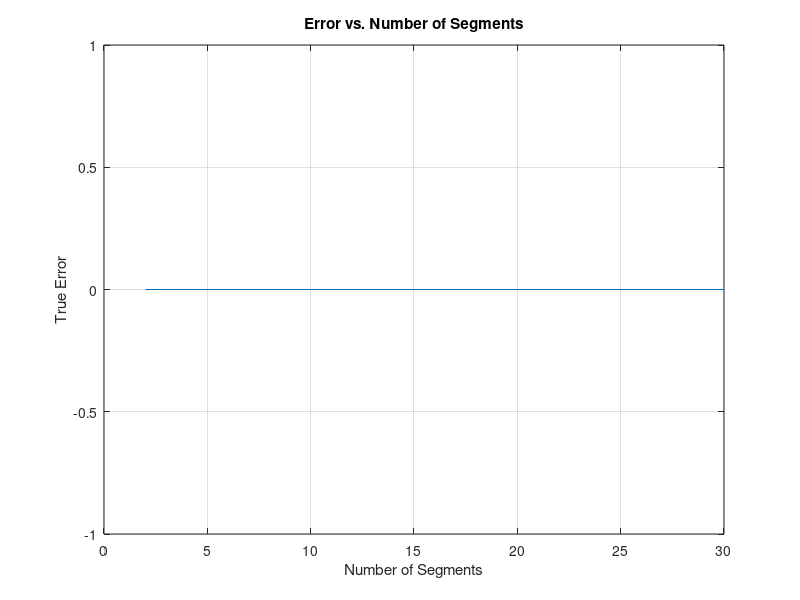

The MATLAB source for this figure:
f = @(x) 2000 * log(140000 / (140000 - 2100 * x)) - 9.8 * x;

a = input("Lower Limit (a): ");
b = input("Upper Limit (b): ");

exval = quad(f, a, b);

segments = [2, 4, 6, 8, 10, 30];
terrors = zeros(size(segments));
apval = zeros(size(segments));
aerror = zeros(size(segments));

for i = 1:length(segments)
    n = segments(i);
    h = (b - a) / n;
    tem = 0;

    for j = 1:n-1
        tem = tem + f(a + j * h);
    end

    apval(i) = (h / 2) * (f(a) + 2 * tem + f(b));
    terrors(i) = exval-apval(i);
    aerror(i) = abs(terrors(i)/exval)*100;

end

printf("Exact Value is: %.2f m\n", exval);

for i = 1:length(segments)
    printf("Segment Value(n): %d \n",segments(i));
    printf("Approximate Value: %.2f m\n",apval(i));
    printf("True Error Value: %.2f \n",terrors(i));
    printf("Absoulate True Error Value: %.2f%%\n",aerror(i));
end

figure;
plot(segments, abs(terrors));
title('Error vs. Number of Segments');
xlabel('Number of Segments');
ylabel('True Error');
grid on;

